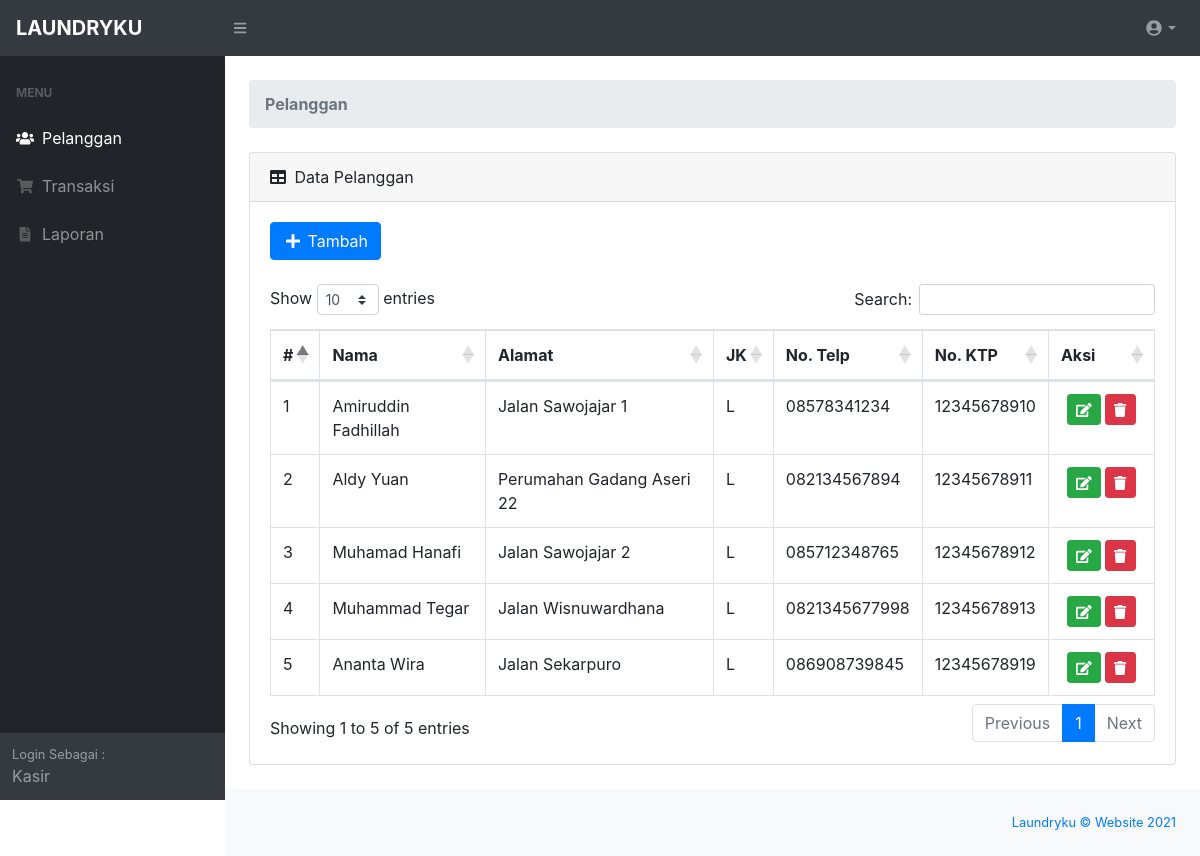
Screenshot of /kasir/index_pelanggan.php (signed in) with the database file from the repository.
### tables this page shows
CREATE TABLE `tb_member` (
  `id_member` int(11) NOT NULL,
  `nama_member` varchar(100) NOT NULL,
  `alamat_member` text NOT NULL,
  `jenis_kelamin` enum('L','P') NOT NULL,
  `telp_member` varchar(15) NOT NULL,
  `no_ktp` varchar(30) NOT NULL
);

### kasir/functions.php (called while the page is built, shortened)
<?php
function ambildata($conn,$query){
    $data = mysqli_query($conn,$query);
    if (mysqli_num_rows($data) > 0) {
        while($row = mysqli_fetch_assoc($data)){
        $hasil[] = $row;
    }
    return $hasil;
    }
}
?>

### kasir/index_pelanggan.php (the view, shortened to what this page needs)
<?php
require 'functions.php';
require 'layout_header.php';
$query = 'Call GetAllPelanggan()';
$data = ambildata($conn,$query);
?>
<div id="layoutSidenav_content">
    <main>
        <div class="container-fluid">
            <ol class="breadcrumb mb-4">
                <li class="breadcrumb-item active"><b>Pelanggan</b></li>
            </ol>
            <div class="card mb-4">
                <div class="card-header">
                    <i class="fas fa-table mr-1"></i>
                    Data Pelanggan
                </div>
                <div class="card-body">
                    <div class="col-m-6">
                        <a href="pelanggan_tambah.php" class="btn btn-primary box-title"><i
                                class="fa fa-plus fa-fw"></i>
                            Tambah</a>
                    </div>
                    <br>
                    <div class="table-responsive">
                        <table class="table table-bordered" id="dataTable" width="100%" cellspacing="0">
                            <thead>
                                <tr align="center">
                                    <th width="4%">#</th>
                                    <th>Nama</th>
                                    <th>Alamat</th>
                                    <th>JK</th>
                                    <th>No. Telp</th>
                                    <th>No. KTP</th>
                                    <th width="12%">Aksi</th>
                                </tr>
                            </thead>
                            <tbody>
                                <?php error_reporting(0);
                                 $no=1; foreach($data as $member): ?>
                                <tr>
                                    <td><?= $no++ ?></td>
                                    <td><?= $member['nama_member'] ?></td>
                                    <td><?= $member['alamat_member'] ?></td>
                                    <td><?= $member['jenis_kelamin'] ?></td>
                                    <td><?= $member['telp_member'] ?></td>
                                    <td><?= $member['no_ktp'] ?></td>
                                    <td align="center">
                                        <div class="btn-group-sm" role="group" aria-label="Basic example">
                                            <a href="pelanggan_ubah.php?id=<?= $member['id_member']; ?>"
                                                data-toggle="tooltip" data-placement="bottom" title="Edit"
                                                class="btn btn-success"><i class="fa fa-edit"></i></a>
                                            <a href="pelanggan_hapus.php?id=<?= $member['id_member']; ?>"
                                                onclick="return confirm('Yakin hapus data ? ');" data-toggle="tooltip"
                                                data-placement="bottom" title="Hapus" class="btn btn-danger"><i
                                                    class="fa fa-trash"></i></a>
                                        </div>
                                    </td>
                                </tr>
                                <?php endforeach; ?>
                            </tbody>
                        </table>
                    </div>
                </div>
            </div>
        </div>
    </main>
    <?php
require 'layout_footer.php';
?>

### rows the page displays
tb_member: nama_member "Amiruddin Fadhillah", alamat_member "Jalan Sawojajar 1", jenis_kelamin "L", telp_member "08578341234", no_ktp "12345678910"
tb_member: nama_member "Aldy Yuan", alamat_member "Perumahan Gadang Aseri 22", jenis_kelamin "L", telp_member "082134567894", no_ktp "12345678911"
tb_member: nama_member "Muhamad Hanafi", alamat_member "Jalan Sawojajar 2", jenis_kelamin "L", telp_member "085712348765", no_ktp "12345678912"
tb_member: nama_member "Muhammad Tegar", alamat_member "Jalan Wisnuwardhana", jenis_kelamin "L", telp_member "0821345677998", no_ktp "12345678913"
tb_member: nama_member "Ananta Wira", alamat_member "Jalan Sekarpuro", jenis_kelamin "L", telp_member "086908739845", no_ktp "12345678919"
